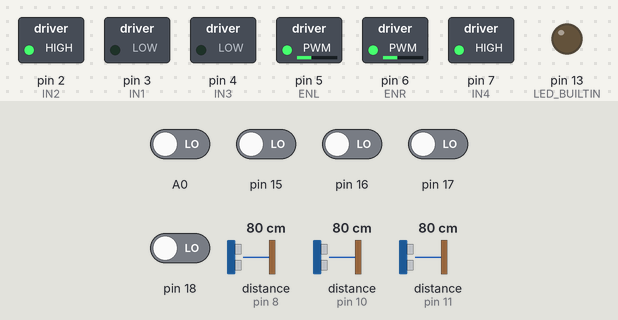
A sketch run on a simulated Arduino Uno, built with avr-gcc and run on an emulated ATmega328P. On the bench: switched loads named in the sketch (green lamp = pin HIGH), output pins drawn as LEDs (lit = HIGH). Inputs (shaded band) come from the test bench; at power-on: A0, pin 15–18 LOW, distance to the obstacle (sensors on pin 8, pin 10, pin 11) 80 cm. The echo pulse lasts 58.3 µs per cm; what the sketch prints to the serial monitor is not drawn.

Above: at 5.6 s.
5.7 s: A0 driven HIGH
At 8.9 s:
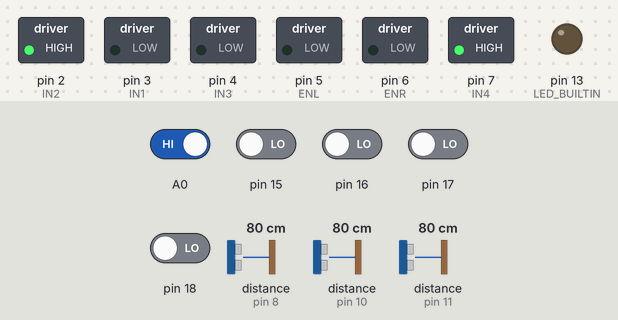
At 10.4 s:
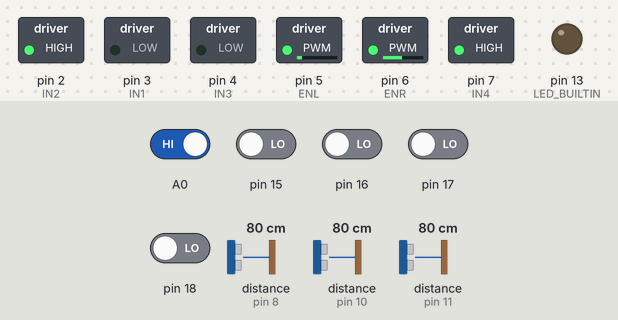
Timing chart, 0 to 11.9 s (numbered marks = the images above; inputs shaded):
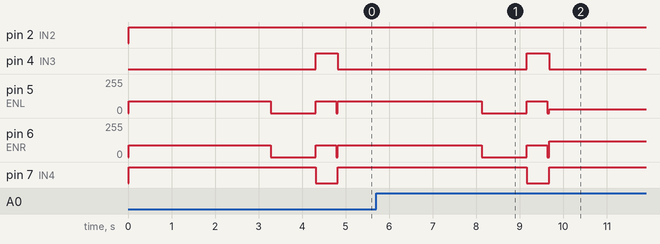

The sketch:

VLF_all.ino
```cpp
#include <NewPing.h>
#define F_Sonar 8
#define R_Sonar 10
#define L_Sonar 11

#define SONAR_NUM 3 //number of sensor
#define MaxDistance 600  //Maxium distance (in cm) to ping.
#define Obstancle 20

#define IN1 3 //left
#define IN2 2
#define IN3 4 //right
#define IN4 7

#define ENL 5 //left
#define ENR 6 //right

int robot_width = 200; // 로봇의 너비
int mazor_width = 500; // 미로의 폭
int mazor_width_tolerance = 10; // 센서의 오차범위
int measure_width; // 총 산출값


int A;
int L_Ms, R_Ms;
int line_sensor[5] = {0,0,0,0,0};


float R_sonar_Distance = 0.0; //현재 소나센서 측정값
float R_sonar_Distance_old = 0.0; //전에 측정했던 과거값
float R_sonar_Error = 0.0; //현재 - old

float L_sonar_Distance = 0.0;
float L_sonar_Distance_old = 0.0;
float L_sonar_Error = 0.0;

float F_sonar_Distance = 0.0;
float F_sonar_Distance_old = 0.0;
float F_sonar_Error = 0.0;


NewPing sonar[SONAR_NUM]= {   //Sensor object array.
NewPing (8,8,MaxDistance), //F   Each sensor's trigger pin, echo pin, and max distance to ping.
NewPing (10,10,MaxDistance), //R
NewPing (11,11,MaxDistance) //L
};


void obstacle_detection()
{
  while(1)
  {
  if(F_sonar_Distance <= 10)
    motor_control(0,0,0,0);
  else
   {
    line_following();
    break;
   }
  }
}

void motor_control(int dir_l, int L_Ms, int dir_r, int R_Ms)
{
 if(dir_l == 1) //전진
 {
  digitalWrite(IN1, LOW);
  digitalWrite(IN2, HIGH);
  analogWrite(ENL, L_Ms);
 }
 else if(dir_l == -1)//후진
  {
  digitalWrite(IN1, HIGH);
  digitalWrite(IN2, LOW);
  analogWrite(ENL, L_Ms);
  }
 else
 {
  digitalWrite(IN1, LOW);
  digitalWrite(IN2, LOW);
  analogWrite(ENL, 0);
 }

 if(dir_r == 1)
 {
  digitalWrite(IN3, LOW);
  digitalWrite(IN4, HIGH);
  analogWrite(ENR, R_Ms);
 }
 else if(dir_r == -1)
 {
  digitalWrite(IN3, HIGH);
  digitalWrite(IN4, LOW);
  analogWrite(ENR, R_Ms);
 }
 else
 {
  digitalWrite(IN3, LOW);
  digitalWrite(IN4, LOW);
  analogWrite(ENR, 0);
 }

}

int line_following()
{
  int i,sum = 0; //초기화
  int line_index;

  for(i=0; i<5; i++)
  {
    line_sensor[i] = digitalRead(A0+i);//아날로그 핀(A0) [흰바탕에 검은색 인식] , 라인 트레이싱 시에는 (1-) 삭제, sum =을 5 로 바꿈
    sum += line_sensor[i];
    Serial.print(line_sensor[i]);
    Serial.print("  ");
  }
    Serial.println("");

  //line sensor[0] line sensor[1] line sensor[2] line sensor[3] line sensor[4]
  //   -4      -3      -2      -1       0       1       2       3       4

if(sum == 5) line_index = -10;

if(sum == 1)
{
  if(line_sensor[0]==1) line_index = -4;
  if(line_sensor[1]==1) line_index = -2;
  if(line_sensor[2]==1) line_index =  0;
  if(line_sensor[3]==1) line_index =  2;
  if(line_sensor[4]==1) line_index =  4;
}

if(sum == 2)
{
  if((line_sensor[0]==1) && (line_sensor[1]==1) ) line_index = -3;
  if((line_sensor[1]==1) && (line_sensor[2]==1) ) line_index = -1;
  if((line_sensor[2]==1) && (line_sensor[3]==1) ) line_index =  1;
  if((line_sensor[3]==1) && (line_sensor[4]==1) ) line_index =  3;
}

Serial.print(line_index);
Serial.println("");

  return line_index;

}


void cwrotation()//회전
{

  double min_dg = 0.0; //각도 측정 최솟값
  double min_dg2 = 0.0;
  min_dg = F_sonar_Distance;
  for(int i=0; i<400; i++)
  {
    motor_control(1,90,1,90);

    min_dg2 = F_sonar_Distance;
    if (min_dg > min_dg2)
    {
      min_dg = min_dg2;
    }

    if(F_sonar_Distance < MaxDistance)
    {
      F_sonar_Distance = MaxDistance;
    }
    Serial.println(F_sonar_Distance);

  }
   motor_control(1,0,1,0);
   delay(1000);
   Serial.println("ㅡㅡㅡㅡㅡㅡㅡㅡㅡㅡㅡㅡㅡ");
   Serial.println(min_dg);    //최소값 추출 완료
   Serial.println("ㅡㅡㅡㅡㅡㅡㅡㅡㅡㅡㅡㅡㅡ");

   while(1)
   {     motor_control(1,90,-1,90);


            Serial.println("ㅡㅡㅡㅡㅡㅡㅡㅡㅡㅡㅡㅡㅡㅡㅡ");
            Serial.println(L_sonar_Distance);     //최소값을 따라가야할 L값
            Serial.println(R_sonar_Distance);     //최소값을 따라가야할 R값
            Serial.println("ㅡㅡㅡㅡㅡㅡㅡㅡㅡㅡㅡㅡㅡㅡㅡ");
         if(L_sonar_Distance < min_dg + 1 && L_sonar_Distance > min_dg - 1)
         {
          delay(250);
            Serial.println("ㅡㅡㅡㅡㅡㅡㅡㅡㅡㅡㅡㅡㅡㅡㅡ");
            Serial.println("왼쪽이 더먼저 최소값에 도달하였습니다. 정지합니다.");     //정상작동할시 뜨는 문구
            Serial.println("ㅡㅡㅡㅡㅡㅡㅡㅡㅡㅡㅡㅡㅡㅡㅡ");
         motor_control(1,0,-1,0);
         break;

         }
         else if(R_sonar_Distance < min_dg + 1 && R_sonar_Distance > min_dg - 1)
         {
          delay(250);
            Serial.println("ㅡㅡㅡㅡㅡㅡㅡㅡㅡㅡㅡㅡㅡㅡㅡ");
            Serial.println("오른쪽이 더먼저 최소값에 도달하였습니다. 정지합니다.");     //정상작동할시 뜨는 문구
            Serial.println("ㅡㅡㅡㅡㅡㅡㅡㅡㅡㅡㅡㅡㅡㅡㅡ");
          motor_control(1,0,-1,0);
          break;
         }
  }
}

void left_wall_following(int moter_diff_L)//
{
  Serial.print("L_sonar : ");
  Serial.print(L_sonar_Distance); Serial.print("   "); //현재값 모니터 출력

  Serial.print("L_sonar_Error : ");Serial.println(L_sonar_Error); //차이값 모니터 출력

  if(L_sonar_Distance < R_sonar_Distance)
  {
     motor_control(1, 140 + moter_diff_L, 1, 140 - moter_diff_L);
  }

}


void moter_tracking(int moter_diff_L, int moter_diff_R)//양쪽벽 트레킹
{
  Serial.print("L_sonar : ");
  Serial.print(L_sonar_Distance); Serial.print("   "); //현재값 모니터 출력
  Serial.print("R_sonar : ");
  Serial.print(R_sonar_Distance); Serial.println(""); //현재값 모니터 출력

  Serial.print("L_sonar_Error : ");Serial.println(L_sonar_Error); //차이값 모니터 출력
  Serial.print("R_sonar_Error : ");Serial.println(R_sonar_Error); //차이값 모니터 출력

  if((R_sonar_Distance < L_sonar_Distance)&&(R_sonar_Distance < 200))
  {
    motor_control(1, 30 - moter_diff_R, 1, 180 + moter_diff_R); //오른족으로
  }
  else if((L_sonar_Distance < R_sonar_Distance)&&(L_sonar_Distance < 200))
  {
    motor_control(1, 140 + moter_diff_L, 1, 100 - moter_diff_L);
  }
}


void read_sonar_sensor(void) //초음파 센서 값을 읽는 함수
{
   F_sonar_Distance = sonar[0].ping_cm()*10; //각자에 맞도록 센서 번호 설정
   R_sonar_Distance = sonar[1].ping_cm()*10;
   L_sonar_Distance = sonar[2].ping_cm()*10;
   if( R_sonar_Distance == 0) R_sonar_Distance = MaxDistance*10.0;
   if( L_sonar_Distance == 0) L_sonar_Distance = MaxDistance*10.0;
   if( F_sonar_Distance == 0) F_sonar_Distance = MaxDistance*10.0;
}


void updata_sonar_old(void)
{
 R_sonar_Distance_old = R_sonar_Distance; //시간이 지남에따라 현재값을 올드 값으로 넘겨줌
 L_sonar_Distance_old = L_sonar_Distance;
 F_sonar_Distance_old = F_sonar_Distance;
}


void updata_sonar_error(void)
{
 R_sonar_Error = R_sonar_Distance - L_sonar_Distance_old; //현재값-old값
 L_sonar_Error = L_sonar_Distance - R_sonar_Distance_old;
 F_sonar_Error = F_sonar_Distance - F_sonar_Distance_old;
}

int mission_flag(int i)
{
  if(i==1) return 1;
  else if(i==2)return 2;
  else return 0;
}

void wall_detection()
{

  if((measure_width*0.9 - mazor_width_tolerance < measure_width < measure_width*1.0 + mazor_width_tolerance)&&(line_following == 0))
  {
    motor_control(0,0,0,0);
    mission_flag(1);
  }

}


void setup()
{
  pinMode(LED_BUILTIN, OUTPUT);
  pinMode(F_Sonar, OUTPUT);
  pinMode(R_Sonar, OUTPUT);
  pinMode(L_Sonar, OUTPUT);
  pinMode(IN1, OUTPUT);
  pinMode(IN2, OUTPUT);
  pinMode(IN3, OUTPUT);
  pinMode(IN4, OUTPUT);
  Serial.begin(9600);


}

void loop()
{

  int index = line_following();

  while(index != -10){
    line_following();
    switch(index){

    case  -10 ://정지
           motor_control(1,0,1,0);
           Serial.print("정지");
           return -10;
           break;

    case  0 : //전진
           motor_control(1,60,1,60);
           Serial.println("전진");
           break;

    case 1 : //좌회전
            motor_control(1,70,1,100);
            Serial.println("좌회전");
            break;

    case 3 : //급 좌회전
            motor_control(1,50,1,110);
            Serial.println("급 좌회전");
            break;

    case 4 : //직각 좌회전
            motor_control(1,30,1,120);
            Serial.println("직각 좌회전");
            break;

    case -1: //우회전
            motor_control(1,100,1,70);
            Serial.println("우회전");
            break;

    case -3 : //급 우회전
            motor_control(1,110,1,50);
            Serial.println("급 우회전");
            break;

    case -4 : //직각 우회전
            motor_control(1,30,1,120);
            Serial.println("직각 우회전");
            break;
            }
      }


  float p_gain = 3;
  int motor_diff_R, motor_diff_L = 0;

  read_sonar_sensor(); // 센서 읽고
  updata_sonar_error(); //차이값을 구하고
  updata_sonar_old();//현재값->old값

  measure_width = L_sonar_Distance + robot_width + R_sonar_Distance; //총 산출값 =

  motor_diff_R = R_sonar_Error * p_gain;// 각도 = 차이값*상수
  motor_diff_L = L_sonar_Error * p_gain;


  if(mission_flag == 0)
  {
    line_following();
    obstacle_detection();//초음파 센서가 장애물이 있으면 멈추고 없으면 이동
    wall_detection();//양쪽 벽을 인식-> 잠깐 정지  mission_flag = 1
  }
  if(mission_flag == 1)
  {
    left_wall_following(motor_diff_L);//회전조건 조사 -> mission_flag ==2
  }
  if(mission_flag == 2);
  {
    cwrotation();
  }

}
```

Measured:
- after the input at 5.7 s, pin 4 (IN3): goes on until 9.7 s, then stays LOW; pin 7 (IN4): goes on until 9.7 s, then stays HIGH
